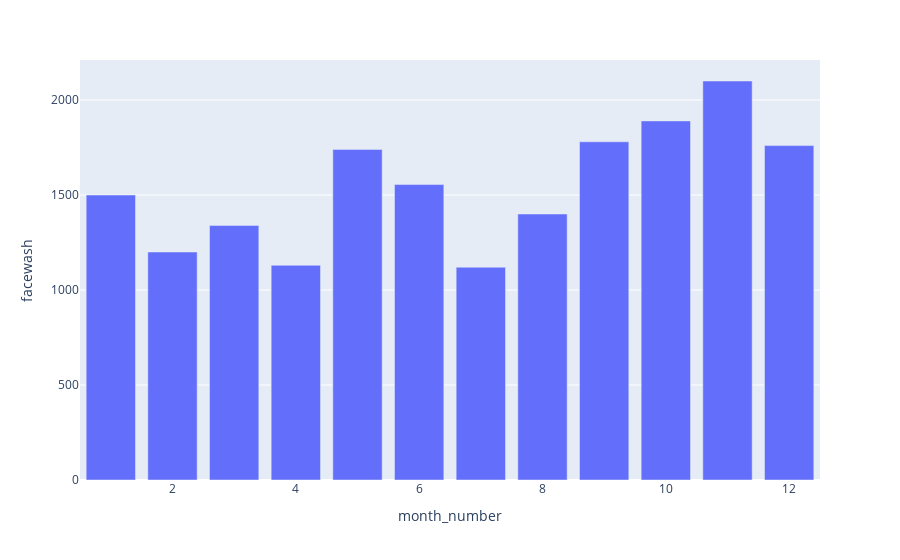

The notebook cell this image was saved under:
### Code cell
plt.figure(figsize=(15,7))
fig= plx.bar(sales,x='month_number',y='facewash')
fig.show()

### Figure 1 — Plotly figure (JSON) as saved in the notebook; plotly's stock layout.template omitted (floating-point values rounded to 4 significant figures)
{"data": [{"alignmentgroup": "True", "hovertemplate": "month_number=%{x}<br>facewash=%{y}<extra></extra>", "legendgroup": "", "marker": {"color": "#636efa", "pattern": {"shape": ""}}, "name": "", "offsetgroup": "", "orientation": "v", "showlegend": false, "textposition": "auto", "type": "bar", "x": [1, 2, 3, 4, 5, 6, 7, 8, 9, 10, 11, 12], "xaxis": "x", "y": [1500, 1200, 1340, 1130, 1740, 1555, 1120, 1400, 1780, 1890, 2100, 1760], "yaxis": "y"}], "layout": {"autosize": true, "barmode": "relative", "legend": {"tracegroupgap": 0}, "margin": {"t": 60}, "xaxis": {"anchor": "y", "autorange": true, "domain": [0, 1], "range": [0.5, 12.5], "title": {"text": "month_number"}, "type": "linear"}, "yaxis": {"anchor": "x", "autorange": true, "domain": [0, 1], "range": [0, 2211.0], "title": {"text": "facewash"}, "type": "linear"}}}
